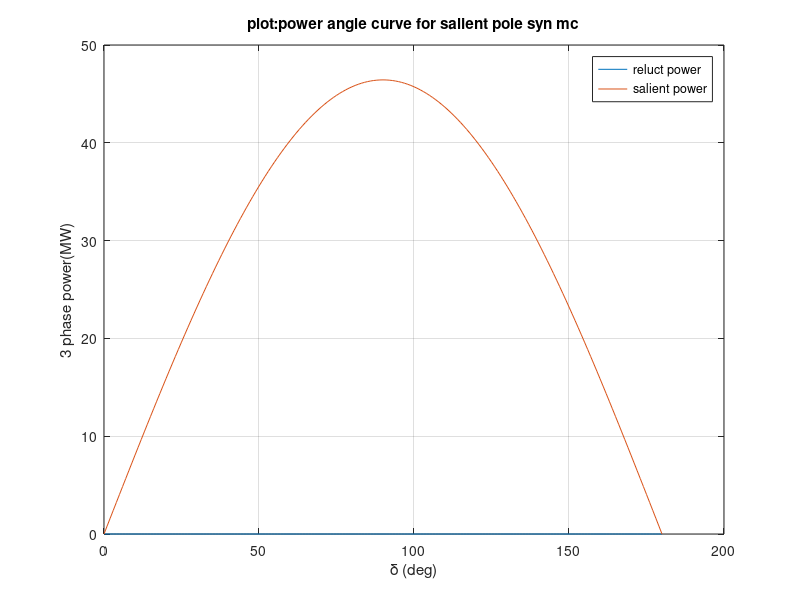

This figure's MATLAB source:
% Determine Power angle diagram of Salient Pole
% reluctance power, excitation emf and regulation

clc
clear all
% power angle Curve
p=input('power in MW = ');
pf=input('power factor = ');
vt=input('line voltage = ');
xd=input('xd in ohm = ');
xq=input('xq in ohm = ');
vt_ph=vt*1000/sqrt(3);
pf_a=acos(pf);
q=p*tan(pf_a);
i=(p-j*q)*1000000/(3*vt_ph);
delta=0:1:180;
delta_rad=delta*(pi/180);
%salient pole motor
eq=vt_ph+(j*i*xq);
del=angle(eq);
theta=del+pf_a;
id_mag=abs(i)*sin(theta);
ef_mag=vt_ph*cos(del)+id_mag*xd
reg=(ef_mag-abs(vt_ph))*100/abs(vt_ph)
pp=ef_mag*vt_ph*sin(delta_rad)/xd;
reluct_power=vt_ph^2*(xd-xq)*sin(2*delta_rad)/(2*xd*xq);
net_reluct_power=3*reluct_power/1000000;
power_sal=pp+reluct_power;
net_power_sal=3*power_sal/1000000;
plot(delta,net_reluct_power);
hold on
plot(delta,net_power_sal);
xlabel('\delta (deg)');
ylabel('3 phase power(MW)');
title('plot:power angle curve for salient pole syn mc');
legend('reluct power','salient power')
grid;